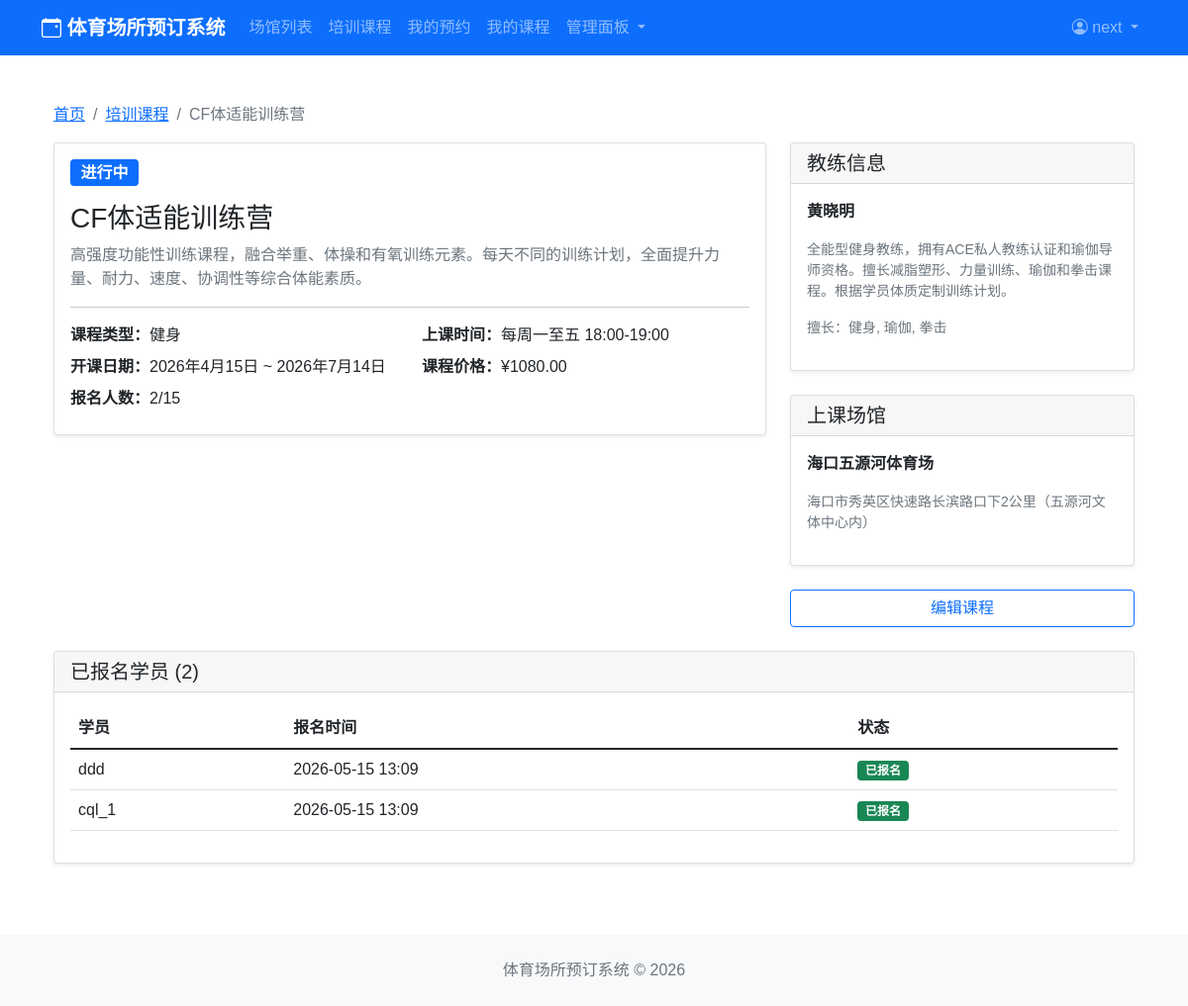
The app's page /courses/detail/12/ (signed in) with its own data.
### users/models.py (models this page shows, shortened)
class User(AbstractBaseUser, PermissionsMixin):
    USER_TYPE_CHOICES = (
        ('user', '普通用户'),
        ('coach', '教练'),
        ('admin', '管理员'),
    )
    username = models.CharField(max_length=150, unique=True, verbose_name='用户名')
    email = models.EmailField(blank=True, verbose_name='邮箱')
    user_type = models.CharField(max_length=20, choices=USER_TYPE_CHOICES, default='user')
    phone = models.CharField(max_length=20, blank=True, verbose_name='手机号')
    avatar = models.ImageField(upload_to='avatars/', default='avatars/default.jpg', verbose_name='头像')
    is_active = models.BooleanField(default=True, verbose_name='是否激活')
    is_staff = models.BooleanField(default=False, verbose_name='是否为员工')
    created_at = models.DateTimeField(auto_now_add=True, verbose_name='创建时间')
    updated_at = models.DateTimeField(auto_now=True, verbose_name='更新时间')
    objects = UserManager()
    USERNAME_FIELD = 'username'
    REQUIRED_FIELDS = ['email']
    class Meta:
        db_table = 'users'
        verbose_name = '用户'
        verbose_name_plural = '用户'

### courses/models.py (models this page shows, shortened)
class Course(models.Model):
    COURSE_TYPE_CHOICES = (
        ('football', '足球'),
        ('basketball', '篮球'),
        ('tennis', '网球'),
        ('badminton', '羽毛球'),
        ('swimming', '游泳'),
        ('table_tennis', '乒乓球'),
        ('fitness', '健身'),
        ('other', '其他'),
    )
    STATUS_CHOICES = (
        ('enrolling', '报名中'),
        ('in_progress', '进行中'),
        ('completed', '已结课'),
        ('cancelled', '已取消'),
    )
    name = models.CharField(max_length=100, verbose_name='课程名称')
    coach = models.ForeignKey(Coach, on_delete=models.CASCADE, related_name='courses', verbose_name='授课教练')
    venue = models.ForeignKey(Venue, on_delete=models.CASCADE, related_name='courses', verbose_name='上课场馆')
    course_type = models.CharField(max_length=20, choices=COURSE_TYPE_CHOICES, verbose_name='课程类型')
    description = models.TextField(blank=True, verbose_name='课程描述')
    max_students = models.IntegerField(default=20, verbose_name='最大人数')
    price = models.DecimalField(max_digits=10, decimal_places=2, verbose_name='课程价格')
    start_date = models.DateField(verbose_name='开课日期')
    end_date = models.DateField(verbose_name='结课日期')
    schedule = models.CharField(max_length=200, verbose_name='上课时间')
    status = models.CharField(max_length=20, choices=STATUS_CHOICES, default='enrolling', verbose_name='状态')
    created_at = models.DateTimeField(auto_now_add=True, verbose_name='创建时间')
    updated_at = models.DateTimeField(auto_now=True, verbose_name='更新时间')
    class Meta:
        db_table = 'courses'
        verbose_name = '课程'
        verbose_name_plural = '课程'
        ordering = ['-created_at']
    @property
    def enrolled_count(self):
        return self.enrollments.filter(status='enrolled').count()

class Coach(models.Model):
    GENDER_CHOICES = (
        ('male', '男'),
        ('female', '女'),
    )
    STATUS_CHOICES = (
        ('active', '在职'),
        ('inactive', '离职'),
    )
    name = models.CharField(max_length=50, verbose_name='教练姓名')
    gender = models.CharField(max_length=10, choices=GENDER_CHOICES, verbose_name='性别')
    phone = models.CharField(max_length=20, verbose_name='联系电话')
    email = models.EmailField(blank=True, verbose_name='邮箱')
    avatar = models.ImageField(upload_to='coaches/', default='coaches/default.jpg', verbose_name='头像')
    speciality = models.CharField(max_length=200, verbose_name='擅长项目')
    description = models.TextField(blank=True, verbose_name='个人简介')
    experience = models.IntegerField(default=0, verbose_name='教龄(年)')
    certificate = models.CharField(max_length=200, blank=True, verbose_name='资质证书')
    status = models.CharField(max_length=20, choices=STATUS_CHOICES, default='active', verbose_name='状态')
    created_at = models.DateTimeField(auto_now_add=True, verbose_name='创建时间')
    updated_at = models.DateTimeField(auto_now=True, verbose_name='更新时间')
    class Meta:
        db_table = 'coaches'
        verbose_name = '教练'
        verbose_name_plural = '教练'

class CourseEnrollment(models.Model):
    STATUS_CHOICES = (
        ('enrolled', '已报名'),
        ('cancelled', '已取消'),
        ('completed', '已完成'),
    )
    course = models.ForeignKey(Course, on_delete=models.CASCADE, related_name='enrollments', verbose_name='课程')
    user = models.ForeignKey(settings.AUTH_USER_MODEL, on_delete=models.CASCADE, related_name='enrollments', verbose_name='学员')
    status = models.CharField(max_length=20, choices=STATUS_CHOICES, default='enrolled', verbose_name='状态')
    created_at = models.DateTimeField(auto_now_add=True, verbose_name='报名时间')
    class Meta:
        db_table = 'course_enrollments'
        verbose_name = '课程报名'
        verbose_name_plural = '课程报名'
        unique_together = ['course', 'user']

### venues/models.py (models this page shows, shortened)
class Venue(models.Model):
    VENUE_TYPE_CHOICES = (
        ('football', '足球场'),
        ('basketball', '篮球场'),
        ('tennis', '网球场'),
        ('badminton', '羽毛球场'),
        ('swimming', '游泳池'),
        ('table_tennis', '乒乓球室'),
        ('fitness', '健身房'),
        ('other', '其他'),
    )
    STATUS_CHOICES = (
        ('open', '开放'),
        ('closed', '关闭'),
        ('maintenance', '维护中'),
    )
    name = models.CharField(max_length=100, verbose_name='场馆名称')
    venue_type = models.CharField(max_length=20, choices=VENUE_TYPE_CHOICES, verbose_name='场馆类型')
    address = models.TextField(verbose_name='地址')
    description = models.TextField(blank=True, verbose_name='描述')
    image = models.ImageField(upload_to='venues/', blank=True, verbose_name='场馆图片')
    phone = models.CharField(max_length=20, verbose_name='联系电话')
    opening_hours = models.CharField(max_length=100, verbose_name='营业时间')
    price_per_hour = models.DecimalField(max_digits=10, decimal_places=2, verbose_name='每小时价格')
    status = models.CharField(max_length=20, choices=STATUS_CHOICES, default='open', verbose_name='状态')
    created_at = models.DateTimeField(auto_now_add=True, verbose_name='创建时间')
    updated_at = models.DateTimeField(auto_now=True, verbose_name='更新时间')
    class Meta:
        db_table = 'venues'
        verbose_name = '场馆'
        verbose_name_plural = '场馆'

### courses/views.py (the view)
# urls.py: path('detail/<int:course_id>/', views.course_detail, name='course_detail'),
def course_detail(request, course_id):
    course = get_object_or_404(Course.objects.select_related('coach', 'venue'), id=course_id)
    enrollments = course.enrollments.filter(status='enrolled').select_related('user')
    is_enrolled = False
    if request.user.is_authenticated:
        is_enrolled = course.enrollments.filter(user=request.user, status='enrolled').exists()
    return render(request, 'courses/course_detail.html', {
        'course': course,
        'enrollments': enrollments,
        'is_enrolled': is_enrolled
    })

### templates/courses/course_detail.html (shortened to what this page needs)
{% extends 'base.html' %}
{% block content %}
<div class="container py-4">
    <nav aria-label="breadcrumb">
        <ol class="breadcrumb">
            <li class="breadcrumb-item"><a href="{% url 'home' %}">首页</a></li>
            <li class="breadcrumb-item"><a href="{% url 'courses:course_list' %}">培训课程</a></li>
            <li class="breadcrumb-item active">{{ course.name }}</li>
        </ol>
    </nav>
    <div class="row">
        <div class="col-lg-8">
            <div class="card shadow-sm mb-4">
                <div class="card-body">
                    <span class="badge bg-{% if course.status == 'enrolling' %}success{% elif course.status == 'in_progress' %}primary{% else %}secondary{% endif %} fs-6 mb-3">{{ course.get_status_display }}</span>
                    <h3 class="card-title">{{ course.name }}</h3>
                    <p class="text-muted">{{ course.description|default:"暂无课程描述" }}</p>
                    <hr>
                    <div class="row">
                        <div class="col-md-6 mb-2"><strong>课程类型：</strong>{{ course.get_course_type_display }}</div>
                        <div class="col-md-6 mb-2"><strong>上课时间：</strong>{{ course.schedule }}</div>
                        <div class="col-md-6 mb-2"><strong>开课日期：</strong>{{ course.start_date }} ~ {{ course.end_date }}</div>
                        <div class="col-md-6 mb-2"><strong>课程价格：</strong>¥{{ course.price }}</div>
                        <div class="col-md-6 mb-2"><strong>报名人数：</strong>{{ course.enrolled_count }}/{{ course.max_students }}</div>
                    </div>
                </div>
            </div>
        </div>
        <div class="col-lg-4">
            <div class="card shadow-sm mb-4">
                <div class="card-header"><h5 class="mb-0">教练信息</h5></div>
                <div class="card-body">
                    <p><strong>{{ course.coach.name }}</strong></p>
                    <p class="text-muted small">{{ course.coach.description|default:"" }}</p>
                    <p class="text-muted small">擅长：{{ course.coach.speciality }}</p>
                </div>
            </div>
            <div class="card shadow-sm mb-4">
                <div class="card-header"><h5 class="mb-0">上课场馆</h5></div>
                <div class="card-body">
                    <p><strong>{{ course.venue.name }}</strong></p>
                    <p class="text-muted small">{{ course.venue.address }}</p>
                </div>
            </div>
            {% if user.is_authenticated %}
            <div class="d-grid gap-2">
                {% if user.user_type == 'coach' or user.user_type == 'admin' or user.is_staff %}
                <a href="{% url 'courses:course_edit' course.id %}" class="btn btn-outline-primary">编辑课程</a>
                {% endif %}
            </div>
            {% endif %}
        </div>
    </div>
    {% if user.user_type == 'coach' or user.user_type == 'admin' or user.is_staff %}
    <div class="card shadow-sm mt-4">
        <div class="card-header"><h5 class="mb-0">已报名学员 ({{ enrollments|length }})</h5></div>
        <div class="card-body">
            {% if enrollments %}
            <table class="table table-hover">
                <thead><tr><th>学员</th><th>报名时间</th><th>状态</th></tr></thead>
                <tbody>
                {% for e in enrollments %}
                <tr>
                    <td>{{ e.user.username }}</td>
                    <td>{{ e.created_at|date:"Y-m-d H:i" }}</td>
                    <td><span class="badge bg-{% if e.status == 'enrolled' %}success{% else %}secondary{% endif %}">{{ e.get_status_display }}</span></td>
                </tr>
                {% endfor %}
                </tbody>
            </table>
            {% else %}
            <p class="text-muted text-center">暂无学员报名</p>
            {% endif %}
        </div>
    </div>
    {% endif %}
</div>
{% endblock %}

### templates/base.html (shortened to what this page needs)
<!DOCTYPE html>
<html lang="zh-CN">
<head>
    <link href="https://cdn.jsdelivr.net/npm/bootstrap@5.1.3/dist/css/bootstrap.min.css" rel="stylesheet">
    <link rel="stylesheet" href="https://cdn.jsdelivr.net/npm/bootstrap-icons@1.8.1/font/bootstrap-icons.css">
</head>
<body>
    <nav class="navbar navbar-expand-lg navbar-dark bg-primary">
        <div class="container">
            <a class="navbar-brand" href="{% url 'home' %}">
                <i class="bi bi-calendar-event"></i> 体育场所预订系统
            </a>
            <div class="collapse navbar-collapse" id="navbarNav">
                <ul class="navbar-nav me-auto">
                    <li class="nav-item">
                        <a class="nav-link" href="{% url 'venues:venue_list' %}">场馆列表</a>
                    </li>
                    <li class="nav-item">
                        <a class="nav-link" href="{% url 'courses:course_list' %}">培训课程</a>
                    </li>
                    {% if user.is_authenticated %}
                    <li class="nav-item">
                        <a class="nav-link" href="{% url 'bookings:my_bookings' %}">我的预约</a>
                    </li>
                    <li class="nav-item">
                        <a class="nav-link" href="{% url 'courses:my_courses' %}">我的课程</a>
                    </li>
                    {% if user.user_type == 'admin' or user.is_staff %}
                    <li class="nav-item dropdown">
                        <a class="nav-link dropdown-toggle" href="#" role="button" data-bs-toggle="dropdown">
                            管理面板
                        </a>
                    </li>
                    {% endif %}
                    {% endif %}
                </ul>
                <ul class="navbar-nav">
                    {% if user.is_authenticated %}
                    <li class="nav-item dropdown">
                        <a class="nav-link dropdown-toggle" href="#" id="userDropdown" role="button" data-bs-toggle="dropdown">
                            <i class="bi bi-person-circle"></i> {{ user.username }}
                        </a>
                    </li>
                    {% endif %}
                </ul>
            </div>
        </div>
    </nav>
    <main class="container my-4">
        {% block content %}{% endblock %}
    </main>
    <footer class="bg-light py-4 mt-5">
        <div class="container text-center">
            <p class="text-muted mb-0">体育场所预订系统 &copy; 2026</p>
        </div>
    </footer>
</body>
</html>

### templates/base.html (style rules this page uses)
body { font-family: 'Microsoft YaHei', sans-serif; }
.navbar-brand { font-weight: bold; }
.card { box-shadow: 0 2px 4px rgba(0,0,0,0.1); }

### records on screen
User: username "next"
Course: name "CF体适能训练营", status "进行中", description "高强度功能性训练课程，融合举重、体操和有氧训练元素。每天不同的训练计划，全面提升力量、耐力、速度、协调性等综合体能素质。", course_type "健身", schedule "每周一至五 18:00-19:00", start_date "2026年4月15日", end_date "2026年7月14日", price "1080.00", enrolled_count "2", max_students "15", coach.name "黄晓明", coach.description "全能型健身教练，拥有ACE私人教练认证和瑜伽导师资格。擅长减脂塑形、力量训练、瑜伽和拳击课程。根据学员体质定制训练计划。", coach.speciality "健身, 瑜伽, 拳击", venue.name "海口五源河体育场", venue.address "海口市秀英区快速路长滨路口下2公里（五源河文体中心内）"
CourseEnrollment: user.username "ddd", created_at "2026-05-15 13:09", status "已报名"
CourseEnrollment: user.username "cql_1", created_at "2026-05-15 13:09", status "已报名"

### other values on screen
{{ enrollments|length }} "2"
